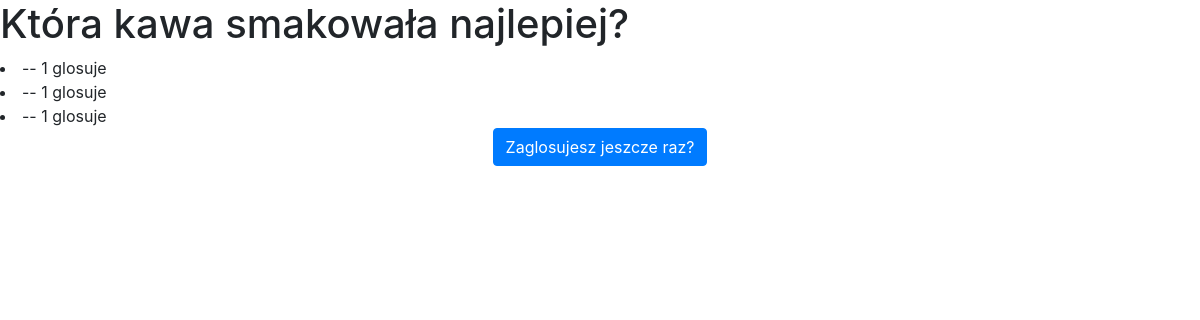
Page /ankieta/5/wyniki on the committed database.
### ankieta/models.py (models this page shows, shortened)
class Pytanie(models.Model):
    tekst_pytanie = models.CharField(max_length=200)
    data_publikowacji = models.DateField(auto_now=True)
    objects=models.Manager()

class Odpowiedz(models.Model):
    pytanie= models.ForeignKey(Pytanie,on_delete=models.CASCADE)
    tekst_odpowiedzi =models.CharField(max_length=200)
    glosy= models.IntegerField(default=0)
    objects=models.Manager()

### ankieta/views.py (the view)
# urls.py: path('<int:pytanie_id>/wyniki',views.wyniki,name='wyniki'),
def wyniki(request,pytanie_id):
    pytanie = get_object_or_404(Pytanie, pk=pytanie_id)
    return render(request,'ankieta/wyniki.html',{'pytanie':pytanie})

### ankieta/templates/ankieta/wyniki.html
{% extends 'ankieta/base.html' %}
{% block content %}
<h1>{{ pytanie.tekst_pytanie}}</h1>
<u1>
    {% for odp in pytanie.odpowiedz_set.all  %}
        <li> {{ odp.tekst_odpowiedz }} -- {{ odp.glosy }} glosuje{{ odp.glosy|pluralize }}</li>
    {%endfor%}
    </u1>
    <center> <a href="{% url 'szczegoly' pytanie.id %}">
    <button type="button" class="btn btn-primary">Zaglosujesz jeszcze raz?</button> </a> </center>
{% endblock %}

### rows in the picture
Pytanie: tekst_pytanie "Która kawa smakowała najlepiej?"
Odpowiedz: glosy "1"
Odpowiedz: glosy "1"
Odpowiedz: glosy "1"
